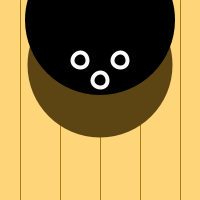
Frame 1 (no input)
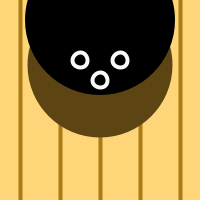
Frame 60 (the mouse pressed at the canvas centre just before this capture)
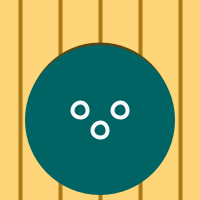
Frame 120 (the mouse held since frame 60 and released just before this capture)

The Processing sketch that drew these frames (run headless with seeded random() and noise(); from frame 60 on, the mouse is pressed at the canvas centre):

// Processing sketch: processing_17468
// ── processing_17468.pde

void setup() {
  size(200,200);
  smooth();
 
}

void draw(){
  
  //bg
  background(255,213,121);
  noStroke();
  
      //bg lines
  stroke(170,123,21);
  line(20,0,20,200);
  line(60,0,60,200);
  line(100,0,100,200);
  line(180,0,180,200);
  line(140,0,140,200);
  
 
  //bowling ball movement
  fill(93,69,19);
  noStroke();
  ellipse(100,mouseY/2+65,145,145);
  
  //bowling ball
  fill(0,mouseX,mouseY);
  noStroke();
  ellipse(100,mouseY+20,150,150);
 
  
  //holes
  stroke(250);
  strokeWeight(4);
  ellipse(80,mouseY/2+60,15,15);
  ellipse(120,mouseY/2+60,15,15);
  ellipse(100,mouseY/2+80,15,15);
  

}

void mousePressed(){
    frameRate(10);
  //Bowling ball turns black
  fill(0);
  noStroke();
  ellipse(100,mouseY+20,150,150);
  
  //holes also turn black
  stroke(250);
  strokeWeight(4);
  ellipse(80,mouseY/2+60,15,15);
  ellipse(120,mouseY/2+60,15,15);
  ellipse(100,mouseY/2+80,15,15);
}
  

void mouseReleased() {
  //bowling ball back to multicolor
    fill(0,mouseX,mouseY);
  noStroke();
  ellipse(100,mouseY+20,150,150);
 
  
  //holes back to multicolor
  stroke(250);
  strokeWeight(4);
  ellipse(80,mouseY/2+60,15,15);
  ellipse(120,mouseY/2+60,15,15);
  ellipse(100,mouseY/2+80,15,15);
}
